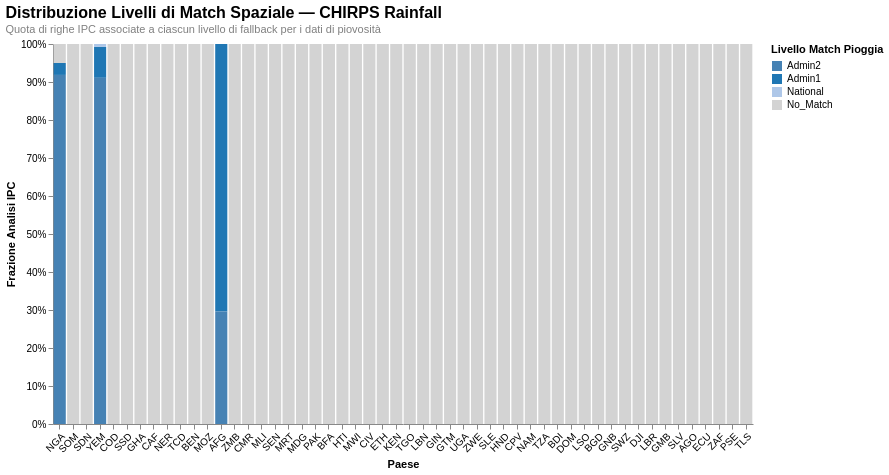

Notebook source saved alongside this figure:
### Code cell
# Distribuzione dei match spaziali per le piogge CHIRPS
plot_rain_match_distribution(df)

### Figure 1 — Vega-Lite specification as saved in the notebook (floating-point values rounded to 4 significant figures)
{"config": {"view": {"continuousWidth": 300, "continuousHeight": 300, "strokeWidth": 0}, "axis": {"grid": false}}, "data": {"name": "data-34483a68891bbd7f714486aa162e7d21"}, "mark": {"type": "bar"}, "encoding": {"color": {"field": "rain_match_level", "legend": {"title": "Livello Match Pioggia"}, "scale": {"domain": ["Admin2", "Admin1", "National", "No_Match"], "range": ["#4682b4", "#1f77b4", "#aec7e8", "#d3d3d3"]}, "type": "nominal"}, "order": {"field": "sort_index", "type": "quantitative"}, "tooltip": [{"field": "Country", "type": "nominal"}, {"field": "rain_match_level", "type": "nominal"}, {"field": "count", "type": "quantitative"}], "x": {"axis": {"labelAngle": -45}, "field": "Country", "sort": {"field": "count", "op": "sum", "order": "descending"}, "title": "Paese", "type": "nominal"}, "y": {"axis": {"format": "%"}, "field": "count", "stack": "normalize", "title": "Frazione Analisi IPC", "type": "quantitative"}}, "height": 380, "title": {"text": "Distribuzione Livelli di Match Spaziale — CHIRPS Rainfall", "anchor": "start", "fontSize": 16, "subtitle": "Quota di righe IPC associate a ciascun livello di fallback per i dati di piovosità", "subtitleColor": "gray", "subtitleFontSize": 11}, "width": 700, "$schema": "https://vega.github.io/schema/vega-lite/v6.1.0.json", "datasets": {"data-34483a68891bbd7f714486aa162e7d21": [{"Country": "AFG", "rain_match_level": "Admin1", "count": 930, "sort_index": 1}, {"Country": "AFG", "rain_match_level": "Admin2", "count": 391, "sort_index": 0}, {"Country": "AGO", "rain_match_level": "No_Match", "count": 80, "sort_index": 3}, {"Country": "BDI", "rain_match_level": "No_Match", "count": 264, "sort_index": 3}, {"Country": "BEN", "rain_match_level": "No_Match", "count": 1540, "sort_index": 3}, {"Country": "BFA", "rain_match_level": "No_Match", "count": 762, "sort_index": 3}, {"Country": "BGD", "rain_match_level": "No_Match", "count": 218, "sort_index": 3}, {"Country": "CAF", "rain_match_level": "No_Match", "count": 1761, "sort_index": 3}, {"Country": "CIV", "rain_match_level": "No_Match", "count": 726, "sort_index": 3}, {"Country": "CMR", "rain_match_level": "No_Match", "count": 1276, "sort_index": 3}, {"Country": "COD", "rain_match_level": "No_Match", "count": 3688, "sort_index": 3}, {"Country": "CPV", "rain_match_level": "No_Match", "count": 286, "sort_index": 3}, {"Country": "DJI", "rain_match_level": "No_Match", "count": 150, "sort_index": 3}, {"Country": "DOM", "rain_match_level": "No_Match", "count": 244, "sort_index": 3}, {"Country": "ECU", "rain_match_level": "No_Match", "count": 72, "sort_index": 3}, {"Country": "ETH", "rain_match_level": "No_Match", "count": 721, "sort_index": 3}, {"Country": "GHA", "rain_match_level": "No_Match", "count": 2384, "sort_index": 3}, {"Country": "GIN", "rain_match_level": "No_Match", "count": 538, "sort_index": 3}, {"Country": "GMB", "rain_match_level": "No_Match", "count": 136, "sort_index": 3}, {"Country": "GNB", "rain_match_level": "No_Match", "count": 180, "sort_index": 3}, {"Country": "GTM", "rain_match_level": "No_Match", "count": 470, "sort_index": 3}, {"Country": "HND", "rain_match_level": "No_Match", "count": 339, "sort_index": 3}, {"Country": "HTI", "rain_match_level": "No_Match", "count": 737, "sort_index": 3}, {"Country": "KEN", "rain_match_level": "No_Match", "count": 721, "sort_index": 3}, {"Country": "LBN", "rain_match_level": "No_Match", "count": 665, "sort_index": 3}, {"Country": "LBR", "rain_match_level": "No_Match", "count": 139, "sort_index": 3}, {"Country": "LSO", "rain_match_level": "No_Match", "count": 220, "sort_index": 3}, {"Country": "MDG", "rain_match_level": "No_Match", "count": 954, "sort_index": 3}, {"Country": "MLI", "rain_match_level": "No_Match", "count": 1139, "sort_index": 3}, {"Country": "MOZ", "rain_match_level": "No_Match", "count": 1526, "sort_index": 3}, {"Country": "MRT", "rain_match_level": "No_Match", "count": 992, "sort_index": 3}, {"Country": "MWI", "rain_match_level": "No_Match", "count": 737, "sort_index": 3}, {"Country": "NAM", "rain_match_level": "No_Match", "count": 280, "sort_index": 3}, {"Country": "NER", "rain_match_level": "No_Match", "count": 1614, "sort_index": 3}, {"Country": "NGA", "rain_match_level": "Admin1", "count": 499, "sort_index": 1}, {"Country": "NGA", "rain_match_level": "Admin2", "count": 14606, "sort_index": 0}, {"Country": "NGA", "rain_match_level": "No_Match", "count": 795, "sort_index": 3}, {"Country": "PAK", "rain_match_level": "No_Match", "count": 836, "sort_index": 3}, {"Country": "PSE", "rain_match_level": "No_Match", "count": 58, "sort_index": 3}, {"Country": "SDN", "rain_match_level": "No_Match", "count": 4792, "sort_index": 3}, {"Country": "SEN", "rain_match_level": "No_Match", "count": 996, "sort_index": 3}, {"Country": "SLE", "rain_match_level": "No_Match", "count": 344, "sort_index": 3}, {"Country": "SLV", "rain_match_level": "No_Match", "count": 106, "sort_index": 3}, {"Country": "SOM", "rain_match_level": "No_Match", "count": 10005, "sort_index": 3}, {"Country": "SSD", "rain_match_level": "No_Match", "count": 3631, "sort_index": 3}, {"Country": "SWZ", "rain_match_level": "No_Match", "count": 177, "sort_index": 3}, {"Country": "TCD", "rain_match_level": "No_Match", "count": 1566, "sort_index": 3}, {"Country": "TGO", "rain_match_level": "No_Match", "count": 670, "sort_index": 3}, {"Country": "TLS", "rain_match_level": "No_Match", "count": 56, "sort_index": 3}, {"Country": "TZA", "rain_match_level": "No_Match", "count": 270, "sort_index": 3}, {"Country": "UGA", "rain_match_level": "No_Match", "count": 442, "sort_index": 3}, {"Country": "YEM", "rain_match_level": "Admin1", "count": 304, "sort_index": 1}, {"Country": "YEM", "rain_match_level": "Admin2", "count": 3408, "sort_index": 0}, {"Country": "YEM", "rain_match_level": "National", "count": 29, "sort_index": 2}, {"Country": "ZAF", "rain_match_level": "No_Match", "count": 68, "sort_index": 3}, {"Country": "ZMB", "rain_match_level": "No_Match", "count": 1315, "sort_index": 3}, {"Country": "ZWE", "rain_match_level": "No_Match", "count": 360, "sort_index": 3}]}}
